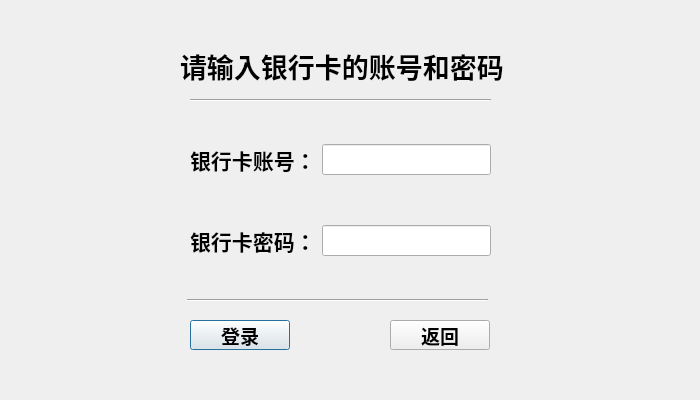
<?xml version="1.0" encoding="UTF-8"?>
<ui version="4.0">
 <class>ATMLoginToMainForm</class>
 <widget class="QWidget" name="ATMLoginToMainForm">
  <property name="enabled">
   <bool>true</bool>
  </property>
  <property name="geometry">
   <rect>
    <x>0</x>
    <y>0</y>
    <width>700</width>
    <height>400</height>
   </rect>
  </property>
  <property name="font">
   <font>
    <pointsize>14</pointsize>
   </font>
  </property>
  <property name="windowTitle">
   <string>Form</string>
  </property>
  <widget class="QLabel" name="label_login">
   <property name="geometry">
    <rect>
     <x>180</x>
     <y>40</y>
     <width>331</width>
     <height>51</height>
    </rect>
   </property>
   <property name="font">
    <font>
     <pointsize>20</pointsize>
     <weight>75</weight>
     <bold>true</bold>
    </font>
   </property>
   <property name="text">
    <string>请输入银行卡的账号和密码</string>
   </property>
  </widget>
  <widget class="QWidget" name="horizontalLayoutWidget">
   <property name="geometry">
    <rect>
     <x>190</x>
     <y>129</y>
     <width>301</width>
     <height>61</height>
    </rect>
   </property>
   <layout class="QHBoxLayout" name="horizontal_layout_a">
    <item>
     <widget class="QLabel" name="label_id">
      <property name="font">
       <font>
        <pointsize>16</pointsize>
        <weight>75</weight>
        <bold>true</bold>
       </font>
      </property>
      <property name="text">
       <string>银行卡账号：</string>
      </property>
     </widget>
    </item>
    <item>
     <widget class="QLineEdit" name="line_edit_id"/>
    </item>
   </layout>
  </widget>
  <widget class="QWidget" name="horizontalLayoutWidget_2">
   <property name="geometry">
    <rect>
     <x>190</x>
     <y>210</y>
     <width>301</width>
     <height>61</height>
    </rect>
   </property>
   <layout class="QHBoxLayout" name="horizontal_layout_b">
    <item>
     <widget class="QLabel" name="label_pwd">
      <property name="font">
       <font>
        <pointsize>16</pointsize>
        <weight>75</weight>
        <bold>true</bold>
       </font>
      </property>
      <property name="text">
       <string>银行卡密码：</string>
      </property>
     </widget>
    </item>
    <item>
     <widget class="QLineEdit" name="line_edit_pwd"/>
    </item>
   </layout>
  </widget>
  <widget class="QPushButton" name="button_login">
   <property name="geometry">
    <rect>
     <x>190</x>
     <y>320</y>
     <width>100</width>
     <height>30</height>
    </rect>
   </property>
   <property name="font">
    <font>
     <weight>75</weight>
     <bold>true</bold>
    </font>
   </property>
   <property name="text">
    <string>登录</string>
   </property>
   <property name="default">
    <bool>true</bool>
   </property>
  </widget>
  <widget class="QPushButton" name="button_return">
   <property name="geometry">
    <rect>
     <x>390</x>
     <y>320</y>
     <width>100</width>
     <height>30</height>
    </rect>
   </property>
   <property name="font">
    <font>
     <weight>75</weight>
     <bold>true</bold>
    </font>
   </property>
   <property name="text">
    <string>返回</string>
   </property>
  </widget>
  <widget class="Line" name="line_login_b">
   <property name="geometry">
    <rect>
     <x>187</x>
     <y>290</y>
     <width>301</width>
     <height>20</height>
    </rect>
   </property>
   <property name="orientation">
    <enum>Qt::Horizontal</enum>
   </property>
  </widget>
  <widget class="Line" name="line_login_a">
   <property name="geometry">
    <rect>
     <x>190</x>
     <y>90</y>
     <width>301</width>
     <height>20</height>
    </rect>
   </property>
   <property name="orientation">
    <enum>Qt::Horizontal</enum>
   </property>
  </widget>
 </widget>
 <resources/>
 <connections/>
</ui>
